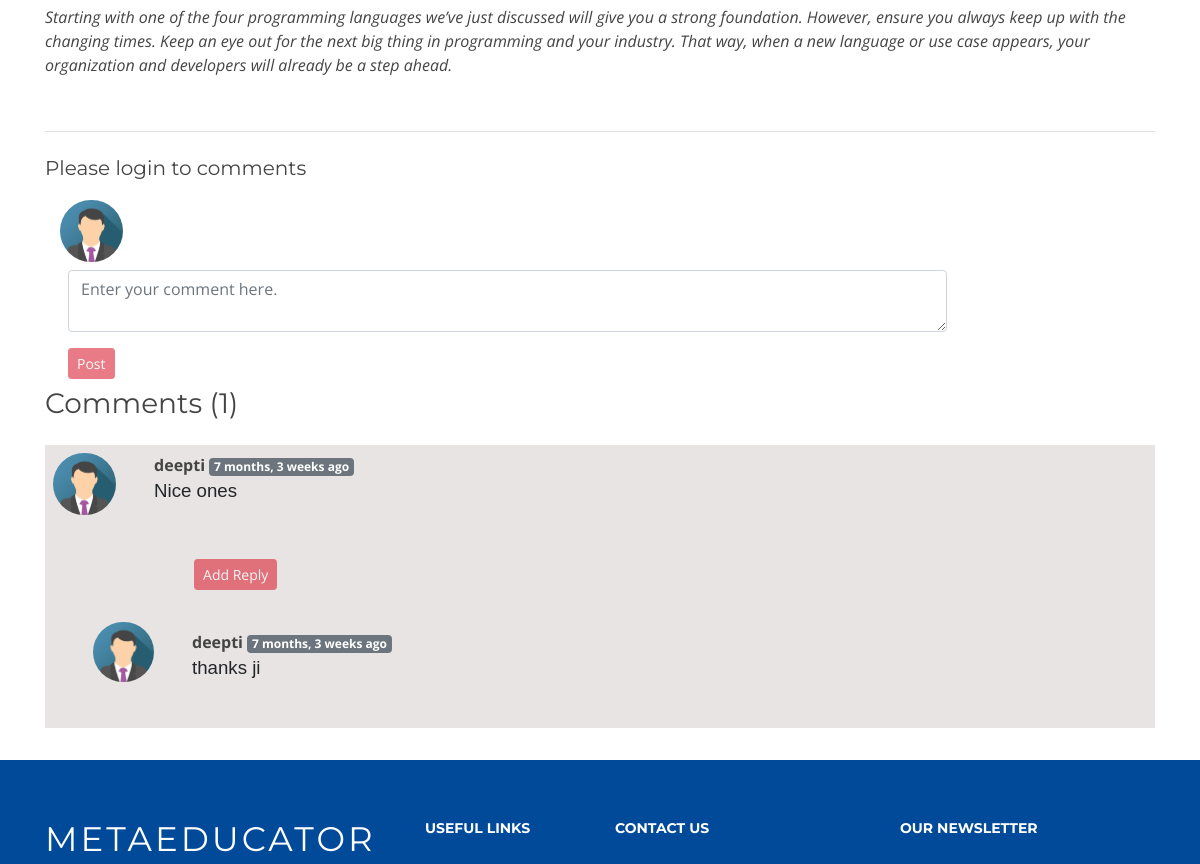
Page /blogread/Top-10:-Most-In-Demand-Programming-Languages-2020 (middle part) on the earlier database version.
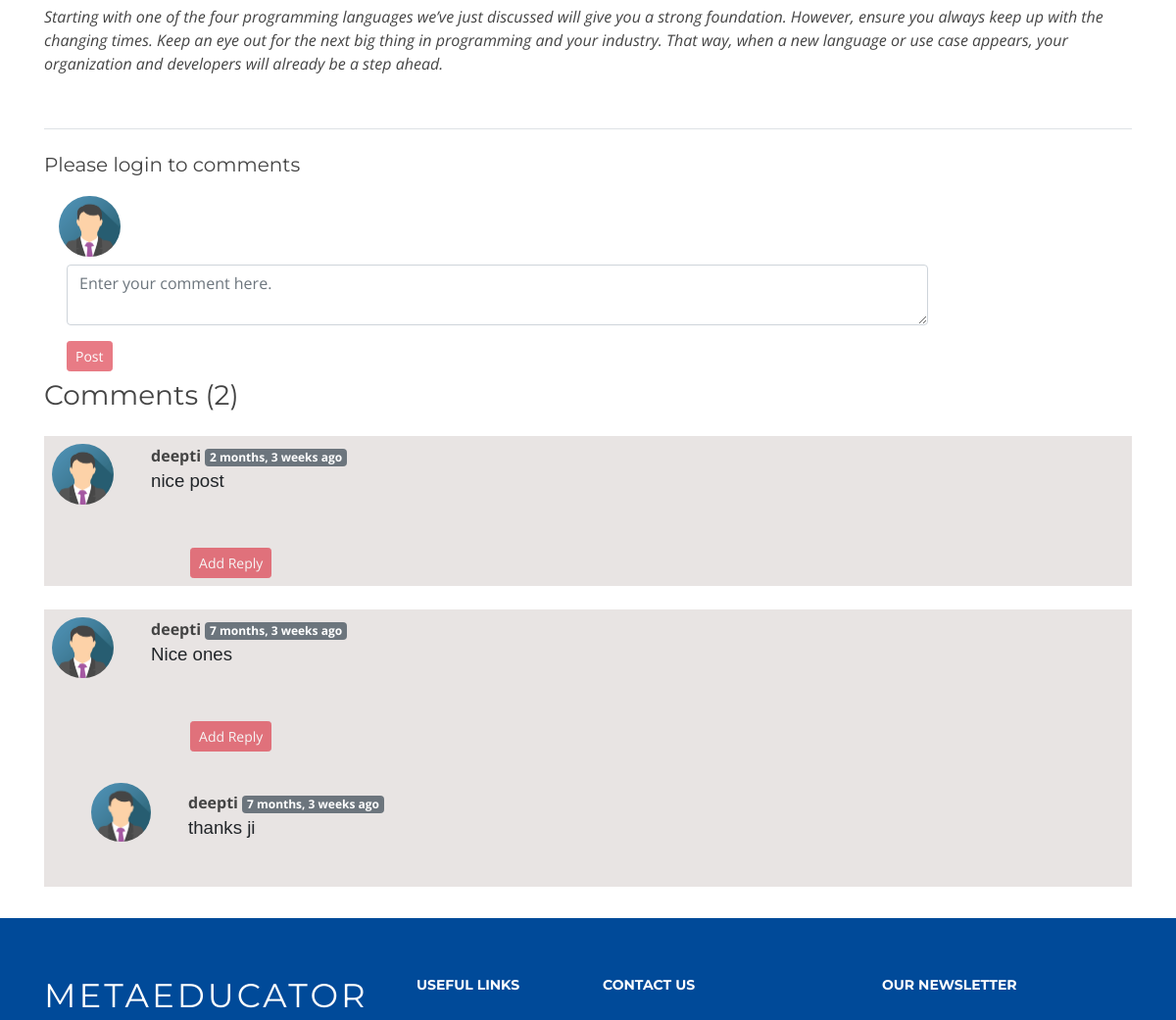
Same page on the later database version.
### blog/models.py (models this page shows, shortened)
class blogcomment(models.Model):
    sno = models.AutoField(primary_key=True)
    comment=models.TextField()
    user=models.ForeignKey(User, on_delete=models.CASCADE)
    post=models.ForeignKey(Post,on_delete=models.CASCADE)
    parant=models.ForeignKey('self',on_delete=models.CASCADE, null=True)
    timeStamp=models.DateTimeField(default=now)

### blog/views.py (the view)
# urls.py: path('blogread/<str:slug>', views.blogread, name='blogread'),
def blogread(request,slug):
    readpost=Post.objects.filter(slug=slug).first()
    comments=blogcomment.objects.filter(post=readpost , parant=None)
    replies=blogcomment.objects.filter(post=readpost).exclude(parant=None)
    replyDict = { }
    for reply in replies:
        if reply.parant.sno not in replyDict.keys():
            replyDict[reply.parant.sno] = [reply]
        else:
            replyDict[reply.parant.sno].append(reply)
    context={'readpost':readpost,'comments':comments,'user':request.user, 'replyDict':replyDict}
    return render(request,'blog/blogread.html',context)

### blog/templatestags/extras.py (called while the page is built)
@register.filter(name='get_val')
def get_val(dict, key):
    return dict.get(key)

### templates/blog/blogread.html (shortened to what this page needs)
{%  extends 'base.html' %}
{% block body %}
{% load extras  %}
{% block css %}
<link href="/static/css/blogpost/prism.css" rel="stylesheet">
{% endblock css %}
<br>
<br>
<br>
<div role="main" class="container">
  <br>
  <div class="blog-post">
    <div class="pb-4 mb-4 font-italic border-bottom"> {{readpost.content| safe}} </div>
  </div>
    {% if user.is_authenticated %}
    <form action="/blogread/postcomment/" method="POST">
      <div class="col-sm-3 col-lg-1 col-xl-1">
        <img class="w-100 d-block mx-auto rounded-circle" src="/static/image/users.png">
      </div>
      <div class="col-md-8 col-lg-10 col-xl-10 commentContainer">
        <div class="my-2 mx-2">
          <h4> {{user.username}}</h4>
          <input type="text" class="form-control" id="comment" name="comment" required
            placeholder="Enter your comment here.">
          <input type="hidden" name="PostSno" value="{{readpost.sno}}">
          <input type="hidden" name="parantSno" value="">
        </div>
        {% csrf_token %}
        <button type="submit" class="btn btn-danger ml-2">Post</button>
      </div>
    </form>
  </div>
<div class="container">
  {% else %}
  <h5>Please login to comments</h5>
  <div class="col-sm-3 col-lg-1 col-xl-1">
    <img class="w-100 d-block mx-auto rounded-circle " src="/static/image/user.png">
  </div>
  <div class="col-md-8 col-lg-10 col-xl-10 commentContainer">
    <div class="my-2 mx-2">
      <textarea type="text" class="form-control" id="comment" name="comment"
        placeholder="Enter your comment here."></textarea>
    </div>
    <button class="btn btn-danger my-2 btn-sm ml-2" type="button" disabled> Post </button>
  </div>
  {% endif %}
  <h3>Comments ({{comments.count}})</h3>
  {% load humanize %}
  {% for comment in comments  reversed %}
  <div style="background-color:rgb(232, 228, 227);">
    <div class="row mt-4 mr-2">
      <div class="col-sm-3 col-lg-1 col-xl-1 mt-2 ml-2">
        <img class="w-100 d-block mx-auto rounded-circle" src="/static/image/user.png">
      </div>
      <div class="col-md-8 col-lg-10 col-xl-10 commentContainer">
        <div class="my-2 mx-2">
          <b>{{comment.user.username}}</b> <span
            class="badge badge-secondary">{{comment.timeStamp | naturaltime }}</span><br>
          <pre>{{comment.comment |escape |linebreaks}}</pre>
        </div>
        {% if user.is_authenticated %}
        <button class="btn btn-danger btn-sm ml-2 my-2 " type="button" data-toggle="collapse"
          data-target="#replybox{{comment.sno}}" aria-expanded="false" aria-controls="replybox{{comment.sno}}">
          Add Reply
        </button>
      </div>
    </div>
    {% else %}
    <button class="btn btn-danger my-2 btn-sm ml-5" type="button" disabled> Add Reply </button>
  </div>
</div>
{% endif %}
<div>
  <div class="reply my-2 ml-5 y-2">
    {% for reply in replyDict|get_val:comment.sno%}
    <div class="row mt-4">
      <div class="col-sm-3 col-lg-1 col-xl-1">
        <img class="w-100 d-block mx-auto rounded-circle" src="/static/image/user.png">
      </div>
      <div class="col-md-8 col-lg-10 col-xl-10 commentContainer">
        <div class="my-2 mx-2">
          <b>{{reply.user.username}}</b>
          <span class="badge badge-secondary">{{reply.timeStamp | naturaltime }}</span>
          <pre>{{reply.comment |escape |linebreaks}}</pre>
        </div>
      </div>
    </div>
    {% endfor %}
  </div>
</div>
</div>
{% endfor %}
<br>
</div>
{% endblock body %}

Differences in the rows shown:
added blogcomment: user.username "deepti", timeStamp "2 months, 3 weeks ago", comment "nice post", shown under "Comments (2)"
Other differences:
{{ comments.count }}: "1" → "2"
